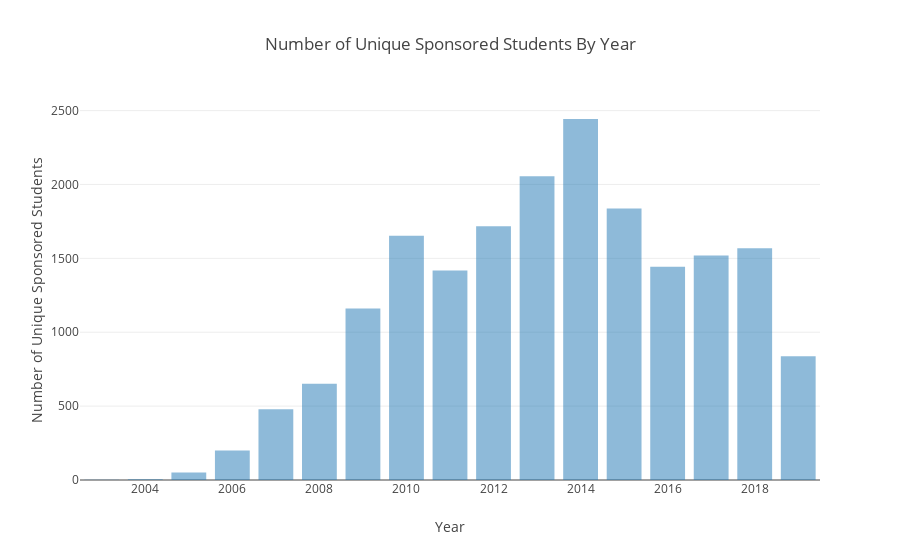

Notebook code for this chart:
### Code cell
df = response_df[response_var].groupby(level=time_factor).agg(sum)
y_config = response_config[response_var]['chart_properties']
plot_bar_chart(df, y_config, time_factor_config)

### Figure 1 — Plotly figure (JSON) as saved in the notebook; plotly's stock layout.template omitted (floating-point values rounded to 4 significant figures)
{"data": [{"name": "Number of Unique Sponsored Students", "opacity": 0.5, "type": "bar", "uid": "7d1e5b1e-dc92-4b5d-8add-fd27248abb45", "x": [2003, 2004, 2005, 2006, 2007, 2008, 2009, 2010, 2011, 2012, 2013, 2014, 2015, 2016, 2017, 2018, 2019], "y": [2, 5, 50, 200, 478, 652, 1160, 1653, 1417, 1717, 2055, 2443, 1837, 1443, 1520, 1568, 838]}], "layout": {"legend": {"font": {"color": "#000", "family": "sans-serif", "size": 12}, "orientation": "h", "traceorder": "normal", "x": 0.3, "y": 1.1}, "title": {"text": "Number of Unique Sponsored Students By Year"}, "xaxis": {"title": {"text": "Year"}}, "yaxis": {"title": {"text": "Number of Unique Sponsored Students"}}}}
